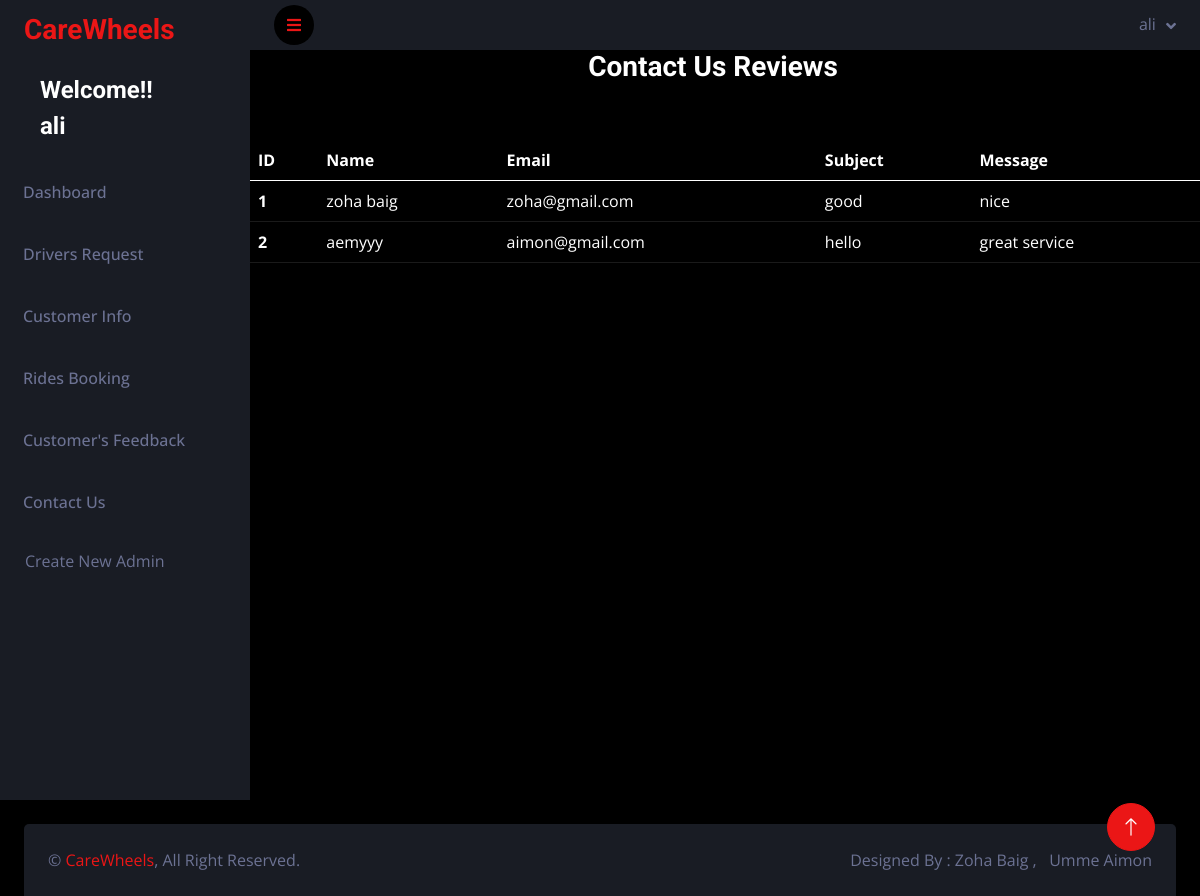
/admin/contactusview.php (signed in), run on the app's committed database.
### tables this page shows
CREATE TABLE `contact` (
  `cont_id` int(11) NOT NULL,
  `name` varchar(20) NOT NULL,
  `email` varchar(30) NOT NULL,
  `subject` varchar(55) NOT NULL,
  `message` varchar(255) NOT NULL
);

### admin/contactusview.php (the view, shortened to what this page needs)
<?php
require("connect.php");
if($_SESSION["a_email"]){
?>
<!DOCTYPE html>
<html lang="en">
<head>
    <link href="https://cdnjs.cloudflare.com/ajax/libs/font-awesome/5.10.0/css/all.min.css" rel="stylesheet">
    <link href="https://cdn.jsdelivr.net/npm/bootstrap-icons@1.4.1/font/bootstrap-icons.css" rel="stylesheet">
    <link href="lib/owlcarousel/assets/owl.carousel.min.css" rel="stylesheet">
    <link href="lib/tempusdominus/css/tempusdominus-bootstrap-4.min.css" rel="stylesheet" />
    <link href="css/bootstrap.min.css" rel="stylesheet">
    <link href="css/style.css" rel="stylesheet">
</head>
<body>
<div class="page-wrapper">
<?php
include('sidebar.php');
$query = "SELECT * FROM contact";
$result = mysqli_query($conn,$query);
      ?>
      <h3 class="container row justify-content-center">Contact Us Reviews</h3>
      <br>
<table class="table table-dark table-hover">
  <thead>
    <tr>
      <th scope="col">ID</th>
      <th scope="col">Name</th>
      <th scope="col">Email</th>
      <th scope="col">Subject</th>
      <th scope="col">Message</th>
    </tr>
  </thead>
  <tbody>
  <?php
     while($row=mysqli_fetch_assoc($result))
     {
       ?>
    <tr>
      <th scope="row"><?php echo $row['cont_id'];?></th>
      <td><?php echo $row['name'];?></td>
      <td><?php echo $row['email'];?></td>
      <td><?php echo $row['subject'];?></td>
      <td><?php echo $row['message'];?></td>
    </tr>
    <?php
     }
       ?>
  </tbody>
</table>
    </div>
        <a href="#" class="btn btn-lg btn-primary btn-lg-square back-to-top"><i class="bi bi-arrow-up"></i></a>
    <?php
include('footer.php');
?>
</body>
</html>
<?php
}
else{
    header("location:signin.php");
}
?>

### admin/css/style.css (style rules this page uses)
:root { --primary: #EB1616; --secondary: #191C24; --light: #6C7293; --dark: #000000; }
.back-to-top { position: fixed; display: none; right: 45px; bottom: 45px; z-index: 99; }
.btn { transition: .5s; }
.btn-lg-square { width: 48px; height: 48px; }
.btn-square, .btn-sm-square, .btn-lg-square { padding: 0; display: inline-flex; align-items: center; justify-content: center; font-weight: normal; border-radius: 50px; }

### admin/contactusview.php (style rules this page uses)
table { margin-top: 25px; }

### data on the page
contact: cont_id "1", name "zoha baig", email "zoha@gmail.com", subject "good", message "nice"
contact: cont_id "2", name "aemyyy", email "aimon@gmail.com", subject "hello", message "great service"

### other printed values
$_SESSION["a_username"] "ali"
$_SESSION['a_username'] "ali"
